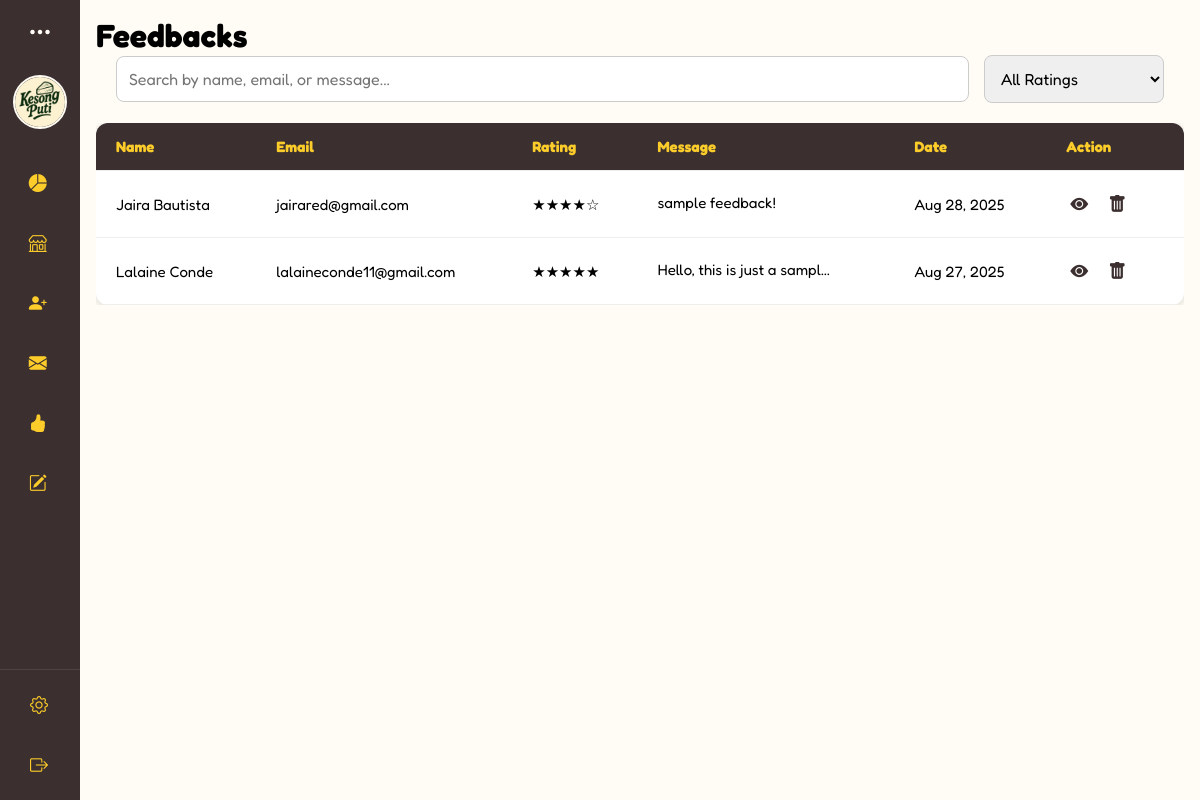
/interfaces/superadmin/feedbacks.php (signed in), run on an earlier commit of the app's database.
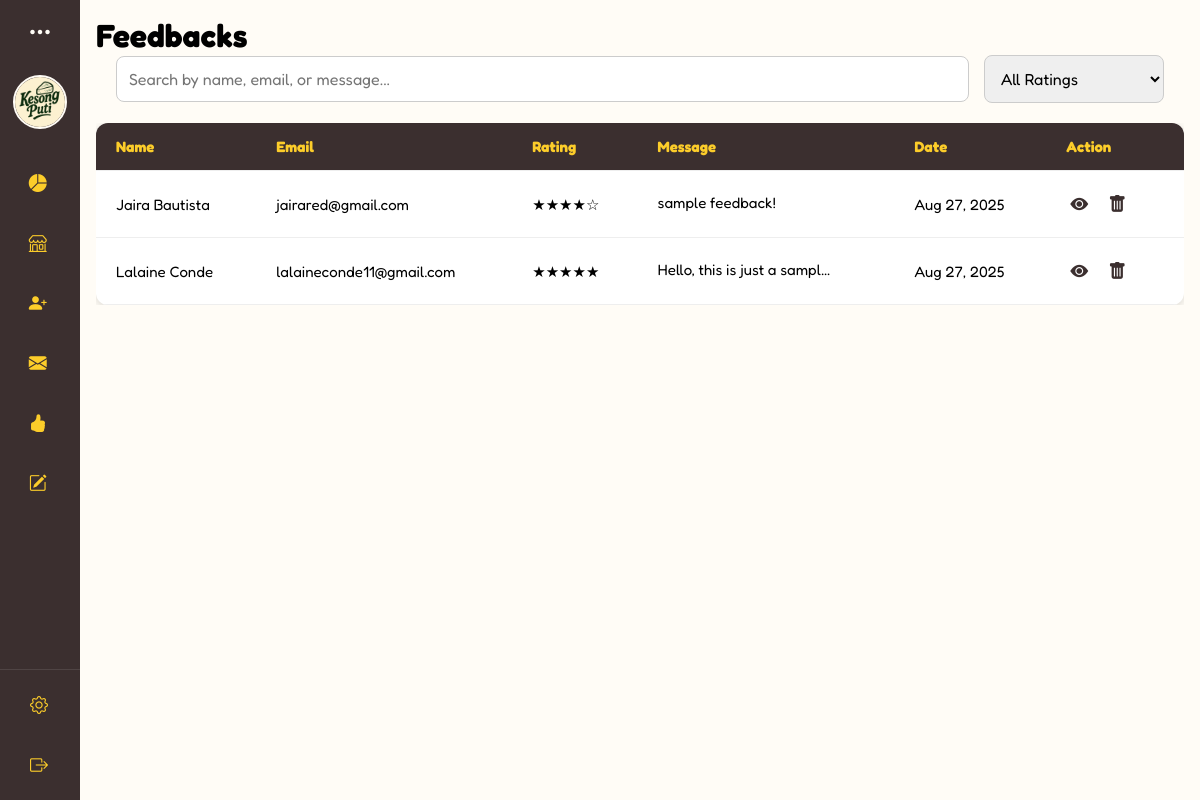
And on a later commit of the database.
### tables this page shows
CREATE TABLE `reviews` (
  `review_id` int(11) NOT NULL,
  `name` varchar(100) NOT NULL,
  `email` varchar(255) NOT NULL,
  `rating` varchar(10) NOT NULL,
  `feedback` text NOT NULL,
  `created_at` timestamp NOT NULL DEFAULT current_timestamp(),
  `recipient` varchar(100) NOT NULL
);

### interfaces/superadmin/feedbacks.php (the view, shortened to what this page needs)
<?php
require '../../connection.php';
include ('../../includes/superadmin-dashboard.php');
if ($_SESSION['role'] === 'admin') {
    $recipient = "admin_" . $_SESSION['admin_id'];
} elseif ($_SESSION['role'] === 'superadmin') {
    $recipient = "super_" . $_SESSION['super_id'];
}
$sql = "SELECT * FROM reviews
        WHERE recipient = '$recipient'
        ORDER BY created_at DESC";
$result = mysqli_query($connection, $sql);
?>
<!DOCTYPE html>
<html lang="en">
<head>
    <link
      rel="stylesheet"
      href="https://cdn.jsdelivr.net/npm/bootstrap-icons/font/bootstrap-icons.css"
    />
    <link rel="stylesheet" href="../../css/admin.css"/>
</head>
<body>
<div class="main-content">
      <div class="box" id="feedback-content">
        <h1>Feedbacks</h1>
        <div class="feedback-filter-bar">
          <input
            type="text"
            id="feedbackSearch"
            placeholder="Search by name, email, or message..."
          />
          <select id="ratingFilter">
            <option value="all">All Ratings</option>
          </select>
        </div>
      <div class="feedback-table-wrapper">
        <table class="feedback-table">
          <thead>
            <tr>
              <th>Name</th>
              <th>Email</th>
              <th>Rating</th>
              <th>Message</th>
              <th>Date</th>
              <th>Action</th>
            </tr>
          </thead>
            <tbody id="feedbackTableBody">
              <?php if (mysqli_num_rows($result) > 0): ?>
                <?php while ($row = mysqli_fetch_assoc($result)): ?>
                  <tr>
                    <td><?php echo htmlspecialchars($row['name']); ?></td>
                    <td><?php echo htmlspecialchars($row['email']); ?></td>
                    <td><?php echo htmlspecialchars($row['rating']); ?></td>
                    <td class="contact-message"><span class="short-msg"><?php echo htmlspecialchars($row['feedback']); ?></span></td>
                    <td><?php echo date("M j, Y", strtotime($row['created_at'])); ?></td>
                    <td>
                    <button
                      class="view-btn view-more"
                      data-message="<?php echo htmlspecialchars($row['feedback']); ?>"
                      title="View More"
                    >
                      <i class="bi bi-eye-fill"></i>
                    </button>
                    <button class="delete-btn" data-id="<?php echo $row['review_id']; ?>">
                      <i class="bi bi-trash-fill"></i>
                    </button>
                  </td>
                  </tr>
                <?php endwhile; ?>
              <?php else: ?>
                <tr>
                  <td colspan="6" style="text-align:center;">No messages found</td>
                </tr>
              <?php endif; ?>
            </tbody>
        </table>
      </div>
      </div>
</div>
</body>
</html>

What changed in the data, as far as the page shows it:
changed reviews "Jaira Bautista": created_at "Aug 28, 2025" → "Aug 27, 2025"
